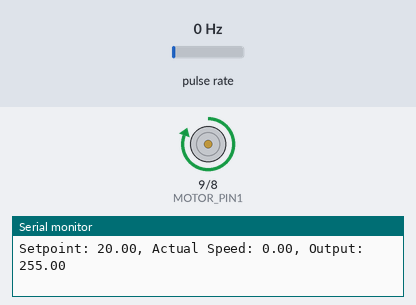
A sketch run on a simulated Arduino Uno, built with avr-gcc and run on an emulated ATmega328P. Parts: motor-driver pin pairs drawn as motors (green arrow = first pin HIGH = forward, orange = second pin HIGH = backward, longer = more drive, scaled by the enable pin), the last lines printed to the serial monitor. Wiring (inferred from the names in the program): pulse sensor: data pin 2. The inputs (shaded band) are chosen by the test bench; at power-on: pulse rate 0 Hz.

Above: at 0.05 s.
At 1.2 s:
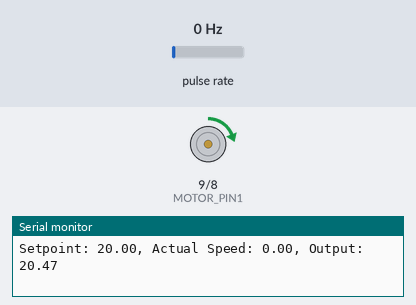
1.3 s: pulse rate (sensor on pin 2) set to 196 Hz
4.3 s: pulse rate (sensor on pin 2) set to 150 Hz
7.3 s: pulse rate (sensor on pin 2) set to 100 Hz
Timing chart, 0 to 16.3 s (numbered marks = the images above; inputs shaded):
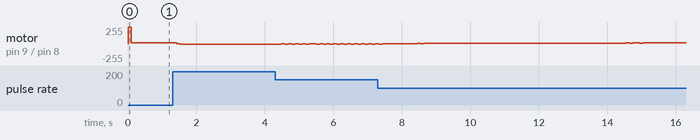

The sketch:

pid_controller_12-4.ino
```cpp
const int ENCODER_PIN = 2;
const int MOTOR_PIN1 = 9;
const int MOTOR_PIN2 = 8;
const int PWM_PIN = 10;

double dt, last_time;
double integral, previous, output = 0;
double kp, ki, kd;
double setpoint = 20.00;

volatile long encoderCount = 0;
long lastEncoderCount = 0;
unsigned long lastEncoderTime = 0;
float currentSpeed = 0;

void setup() {
  kp = 0.8;
  ki = 0.20;
  kd = 0.001;
  last_time = millis();

  pinMode(MOTOR_PIN1, OUTPUT);
  pinMode(MOTOR_PIN2, OUTPUT);
  pinMode(PWM_PIN, OUTPUT);
  pinMode(ENCODER_PIN, INPUT_PULLUP);

  attachInterrupt(digitalPinToInterrupt(ENCODER_PIN), encoderISR, CHANGE);

  Serial.begin(9600);
  analogWrite(PWM_PIN, 0);
}

void loop() {
  double now = millis();
  dt = (now - last_time) / 1000.0;
  last_time = now;


  if (millis() - lastEncoderTime >= 100) {
    currentSpeed = (encoderCount - lastEncoderCount) * 60000.0 / 900.0 / 100;
    lastEncoderCount = encoderCount;
    lastEncoderTime = millis();
  }

  double error = setpoint - currentSpeed;
  output = pid(error);

  // Control motor with PID output
  controlMotor(output);

  // Print for debugging
  Serial.print("Setpoint: "); Serial.print(setpoint);
  Serial.print(", Actual Speed: "); Serial.print(currentSpeed);
  Serial.print(", Output: "); Serial.println(output);

  delay(100);  // Loop delay
}

void encoderISR() {
  encoderCount++;
}

double pid(double error) {
  double proportional = error;
  integral += error * dt;

  // Prevent integral windup
  integral = constrain(integral, -255, 255);

  double derivative = (error - previous) / dt;
  previous = error;

  double output = (kp * proportional) + (ki * integral) + (kd * derivative);

  return constrain(output, -255, 255);
}

void controlMotor(double speed) {
  if (speed > 0) {
    digitalWrite(MOTOR_PIN1, HIGH);
    digitalWrite(MOTOR_PIN2, LOW);
  } else if (speed < 0) {
    digitalWrite(MOTOR_PIN1, LOW);
    digitalWrite(MOTOR_PIN2, HIGH);
    speed = -speed;
  } else {
    digitalWrite(MOTOR_PIN1, LOW);
    digitalWrite(MOTOR_PIN2, LOW);
  }

  analogWrite(PWM_PIN, constrain(speed, 0, 255));
}
```
